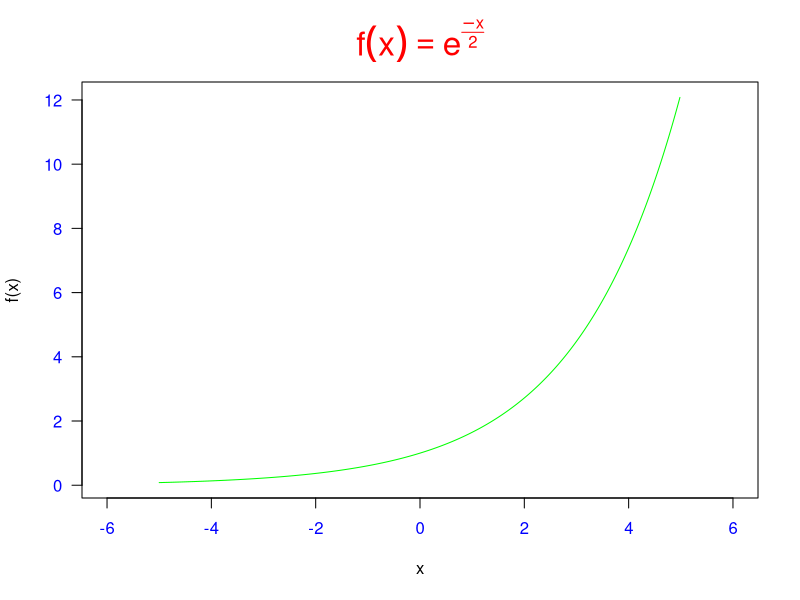

R code for this plot:
#Aqui vamos escrever um pequeno program para plotar dados lidos a partir de um programa escrito em FORTRAN
pdf("Plotagem de dados.pdf",  colormodel="cmyk", bg="white")
#lendo o arquivo em questão
a<-read.table("pontos para plotagem.txt", header=FALSE)
#plotando o grafico
plot(a[, 1], a[,2], xlab="x", ylab="f(x)", main= expression(f(x)==e^{frac(-x,2)}), type="l", col="green", cex.main=2, cex.axis=1, las=1, xlim=c(-6, 6), cex.lab=1, col.main="red", col.axis="blue", font.main=4, font.sub=3, font.lab=1, font.axis=1)
dev.off()
